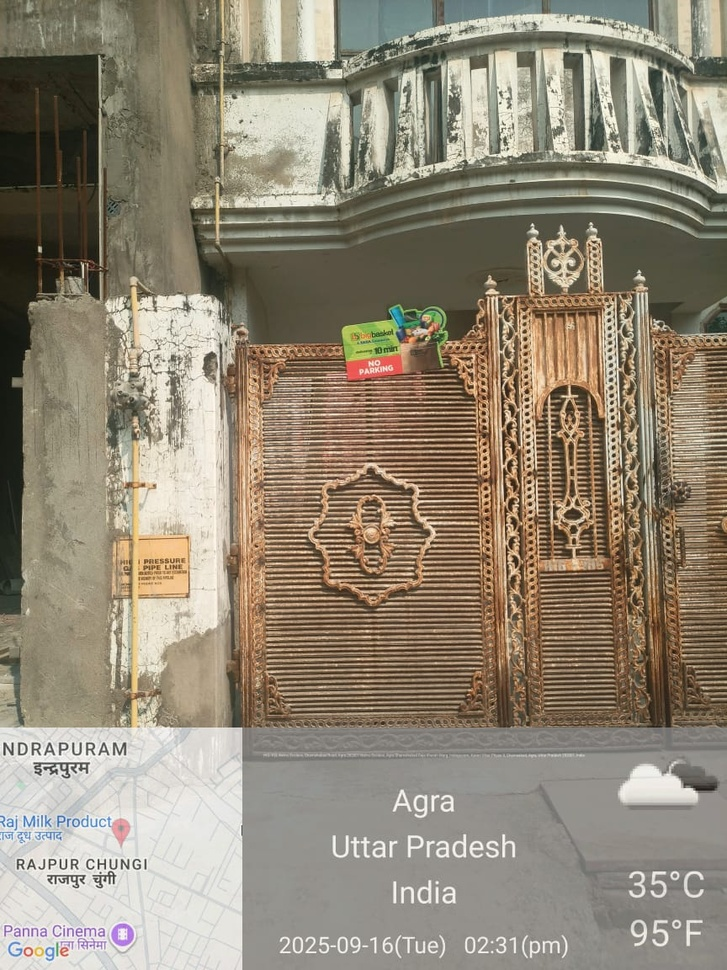
#> input picture images_folder/IMG-20250924-WA0002.jpg, 727 x 970 px, shrunk from 864 x 1152 before the run
$ python extract_address.py
#> lines starting #> are read from the running program, lines starting #| are printed output that depends on the picture
#> the answer given: 1
#> the answer given: images_folder
import os
from PIL import Image
import pytesseract
import openpyxl

# Path to your Tesseract executable (modify as needed)
pytesseract.pytesseract.tesseract_cmd = r"C:\Users\Chirayu Chawande\AppData\Local\Programs\Tesseract-OCR\tesseract.exe"

def extract_text_from_region(image_path, crop_box=None):
    """
    Extract text from a specific region of an image using OCR.

    Args:
        image_path: Path to the image file
        crop_box: Tuple of (left, top, right, bottom) in pixels or percentage
                  If None, uses default region for address extraction

    Returns:
        Extracted text as string
    """
#> called with image_path = 'images_folder/IMG-20250924-WA0002.jpg'
    try:
        image = Image.open(image_path)
#> image is the input picture: PIL image 727x970 RGB; mean R, G, B 145.1, 135.4, 117.8
        width, height = image.size
#> width = 727; height = 970

        # Default crop box - middle-right portion where address appears
        # (above "Agra" text, to the right of map)
        if crop_box is None:
            # Extract from middle-right region
            left = int(width * 0.35)   # Start from 35% from left
#> left = 254
            top = int(height * 0.55)   # Start from 55% from top
#> top = 533
            right = width              # Full right side
#> right = 727
            bottom = int(height * 0.75) # End at 75% down
#> bottom = 727
            crop_box = (left, top, right, bottom)
#> crop_box = (254, 533, 727, 727)

        # Crop the image to the specified region
        cropped_image = image.crop(crop_box)
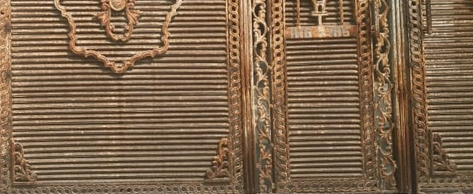
#> cropped_image: PIL image 473x194 RGB; mean R, G, B 128.2, 103.1, 77.5

        # Optional: Save cropped image for debugging
        # cropped_image.save("debug_crop.png")

        # Extract text from cropped region
        text = pytesseract.image_to_string(cropped_image, config='--psm 6')

        # Clean up the text
        text = text.strip()
        text = ' '.join(text.split())  # Remove extra whitespace

        return text if text else "No text found"

    except Exception as e:
        return f"Error: {str(e)}"

def process_images_in_folder(root_folder, crop_box=None):
    """
    Process all images in a folder (and subfolders) and save results to Excel.

    Args:
        root_folder: Root directory containing images
        crop_box: Optional tuple of (left, top, right, bottom) for custom crop region
    """
    # Create output directory
    output_dir = os.path.join(root_folder, "output")
    os.makedirs(output_dir, exist_ok=True)

    for root, dirs, files in os.walk(root_folder):
        # Filter image files
        image_files = [f for f in files if f.lower().endswith(('.jpg', '.jpeg', '.png'))]

        if image_files:
            folder_name = os.path.basename(root_folder)
            subfolder_name = os.path.basename(root)
            excel_filename = f"{subfolder_name}_{folder_name}.xlsx"

            wb = openpyxl.Workbook()
            ws = wb.active
            ws.title = "Extracted Text"
            ws.append(["Photo No.", "Extracted Text"])

            for file in image_files:
                image_path = os.path.join(root, file)
                extracted_text = extract_text_from_region(image_path, crop_box)
                ws.append([file, extracted_text])
                print(f"Processed: {file}")
                print(f"  → {extracted_text}\n")

            # Save Excel to output folder
            output_path = os.path.join(output_dir, excel_filename)
            wb.save(output_path)
            print(f"✅ Saved Excel: {output_path}\n")
#| ✅ Saved Excel: images_folder/output/images_folder_images_folder.xlsx

    print("\n🎉 All done! Check your 'output' folder for results.")

# [60 lines left out: function adjust_crop_region, not called in this run]

if __name__ == "__main__":
    print("=" * 60)
    print("📸 Image Text Extraction Tool")
    print("=" * 60)

    print("\nOptions:")
    print("1. Process images with default settings")
    print("2. Adjust crop region first (recommended for first use)")

    option = input("\nSelect option (1-2): ").strip()

    crop_box = None

    if option == "2":
        crop_box = adjust_crop_region()
        proceed = input("\n✅ Use this crop region? (y/n): ").strip().lower()
        if proceed != 'y':
            print("Exiting...")
            exit()

    root_folder = input("\n📁 Enter the path to your image folder: ").strip()

    if os.path.isdir(root_folder):
        process_images_in_folder(root_folder, crop_box)
    else:
        print("❌ Invalid folder path. Please check and try again.")
